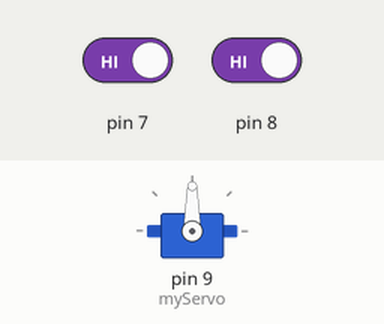
Recording of a sketch running on a simulated Arduino Uno, built with avr-gcc and run on an emulated ATmega328P. Shown: servo. The inputs (shaded band) are chosen by the test bench; at power-on: pin 7 HIGH, pin 8 HIGH.

Above: at 1.2 s.
1.3 s: pin 7 driven LOW
At 1.45 s:
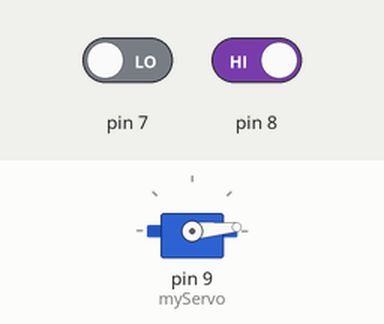
4.3 s: pin 8 driven LOW
At 4.49 s:
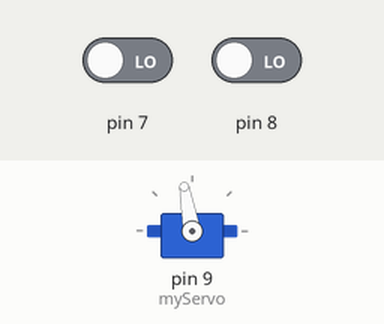
7.3 s: pin 8 driven HIGH
At 10.8 s:
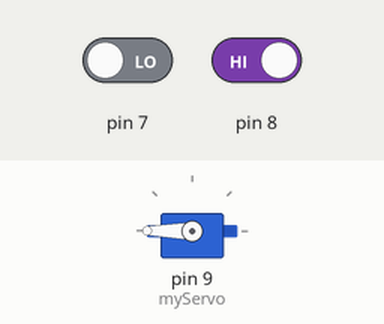
Timing chart, 0 to 12.3 s (numbered marks = the images above; inputs shaded):
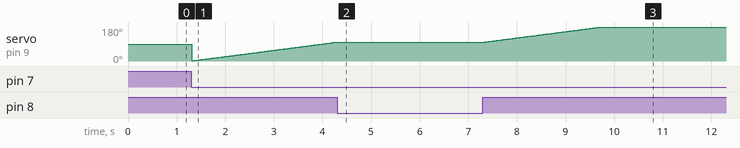

The sketch:

Mood_Cue_with_siwtch.ino
```cpp
//Mood cue update with additional button switch

#include <Servo.h>

Servo myServo;


int potVal;
int angle;

void setup() {

  pinMode(8,INPUT);
  pinMode(7,INPUT);
  myServo.attach(9);            // put your setup code here, to run once:
  Serial.begin(9600);
}

void loop() {
  // put your main code here, to run repeatedly:
bool switchstate = digitalRead(8);
bool secondswitchstate = digitalRead(7);

 if (switchstate == LOW) {
    angle--;
     if (angle < 0) angle = 0;
    myServo.write(angle);
    delay(15);  // smooth movement
  }

  // If RIGHT button pressed → rotate right
  if (secondswitchstate == LOW) {
    angle++;
    if (angle > 180) angle = 180;
    myServo.write(angle);
    delay(15);  // smooth movement
  }
// Serial.print("switchstate: ");
// Serial.println(switchstate);
// delay(1000);
// Serial.println("");
// Serial.print("secondswitchstate: ");
// Serial.println(secondswitchstate);
// delay(1000);
 //potVal = analogRead(potPin);
//  Serial.println("switchstate: ");
//  Serial.print(switchstate);

//  angle = map(potVal,0,1023,0,179);
//  Serial.print(", angle: ");
//  Serial.print(angle);

//  myServo.write(angle);
 delay(15);
}
```
